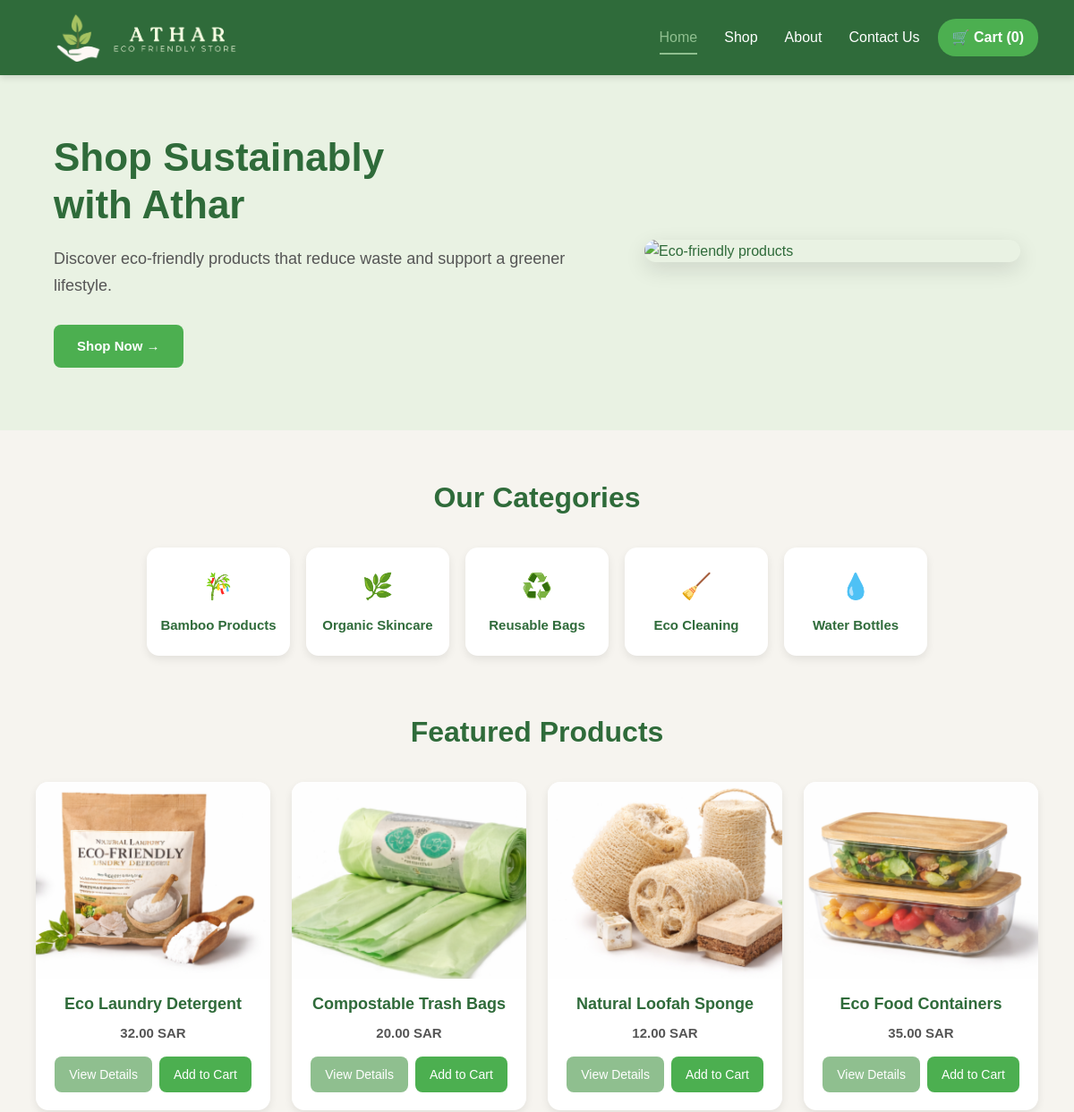
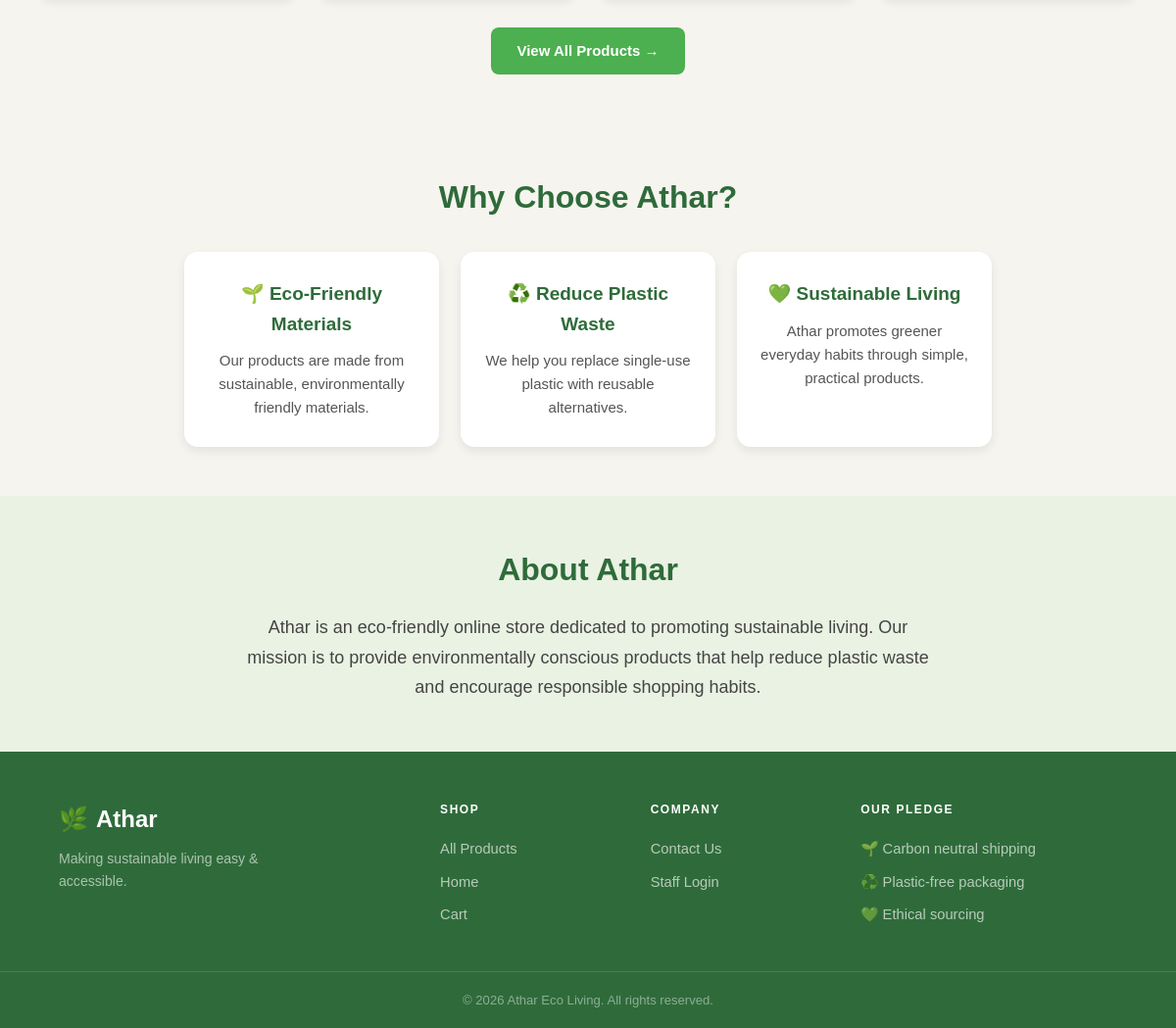
The app's page /home.php with its own data (2 pictures, top to bottom).
### tables this page shows
CREATE TABLE products (
    id INT AUTO_INCREMENT PRIMARY KEY,
    name VARCHAR(100) NOT NULL,
    description TEXT NOT NULL,
    picture VARCHAR(255) NOT NULL,
    stock INT NOT NULL,
    price DECIMAL(10,2) NOT NULL,
    category VARCHAR(100),
    features TEXT,
    short_description VARCHAR(255)
);

### home.php (the view, shortened to what this page needs)
<?php
require_once 'includes/db.php';
require_once 'includes/header.php';
$featuredResult = $conn->query("SELECT * FROM products ORDER BY id DESC LIMIT 4");
?>
<main id="main-content">
<section class="hero" style="display:flex;justify-content:space-between;align-items:center;gap:30px;flex-wrap:wrap;background:#E9F2E3;padding:70px 60px;">
  <div class="hero-text" style="flex:1;min-width:280px;">
    <h1 style="font-size:44px;margin-bottom:18px;color:#2F6B3A;line-height:1.2;">Shop Sustainably<br>with Athar</h1>
    <p style="font-size:18px;margin-bottom:28px;color:#555;line-height:1.7;">Discover eco-friendly products that reduce waste and support a greener lifestyle.</p>
    <a href="products.php" class="btn">Shop Now →</a>
  </div>
  <img src="images/eco_products.jpg" alt="Eco-friendly products" style="width:420px;max-width:100%;border-radius:16px;object-fit:cover;box-shadow:0 8px 24px rgba(0,0,0,.12);">
</section>
<section style="padding:50px 40px;">
  <h2 style="text-align:center;font-size:32px;margin-bottom:30px;color:#2F6B3A;font-weight:700;">Our Categories</h2>
  <div style="display:flex;justify-content:center;gap:18px;flex-wrap:wrap;">
    <a href="products.php?category=Bamboo+Products" style="background:white;width:160px;padding:22px 12px;text-align:center;border-radius:14px;box-shadow:0 4px 10px rgba(0,0,0,.08);font-size:15px;font-weight:700;color:#2F6B3A;display:block;transition:0.3s;" onmouseover="this.style.background='#E9F2E3'" onmouseout="this.style.background='white'"><div style="font-size:28px;margin-bottom:8px;">🎋</div>Bamboo Products</a>
    <a href="products.php?category=Organic+Skincare" style="background:white;width:160px;padding:22px 12px;text-align:center;border-radius:14px;box-shadow:0 4px 10px rgba(0,0,0,.08);font-size:15px;font-weight:700;color:#2F6B3A;display:block;transition:0.3s;" onmouseover="this.style.background='#E9F2E3'" onmouseout="this.style.background='white'"><div style="font-size:28px;margin-bottom:8px;">🌿</div>Organic Skincare</a>
    <a href="products.php?category=Reusable+Bags"    style="background:white;width:160px;padding:22px 12px;text-align:center;border-radius:14px;box-shadow:0 4px 10px rgba(0,0,0,.08);font-size:15px;font-weight:700;color:#2F6B3A;display:block;transition:0.3s;" onmouseover="this.style.background='#E9F2E3'" onmouseout="this.style.background='white'"><div style="font-size:28px;margin-bottom:8px;">♻️</div>Reusable Bags</a>
    <a href="products.php?category=Eco+Cleaning"    style="background:white;width:160px;padding:22px 12px;text-align:center;border-radius:14px;box-shadow:0 4px 10px rgba(0,0,0,.08);font-size:15px;font-weight:700;color:#2F6B3A;display:block;transition:0.3s;" onmouseover="this.style.background='#E9F2E3'" onmouseout="this.style.background='white'"><div style="font-size:28px;margin-bottom:8px;">🧹</div>Eco Cleaning</a>
    <a href="products.php?category=Water+Bottles"   style="background:white;width:160px;padding:22px 12px;text-align:center;border-radius:14px;box-shadow:0 4px 10px rgba(0,0,0,.08);font-size:15px;font-weight:700;color:#2F6B3A;display:block;transition:0.3s;" onmouseover="this.style.background='#E9F2E3'" onmouseout="this.style.background='white'"><div style="font-size:28px;margin-bottom:8px;">💧</div>Water Bottles</a>
  </div>
</section>
<section style="padding:10px 40px 30px;">
  <h2 style="text-align:center;font-size:32px;margin-bottom:30px;color:#2F6B3A;font-weight:700;">Featured Products</h2>
  <div style="display:grid;grid-template-columns:repeat(auto-fit,minmax(240px,1fr));gap:24px;">
    <?php
    while ($product = $featuredResult->fetch_assoc()) :
    ?>
    <div style="background:white;border-radius:14px;overflow:hidden;box-shadow:0 4px 10px rgba(0,0,0,.08);text-align:center;padding-bottom:20px;transition:0.3s;">
      <img src="images/<?= htmlspecialchars($product['picture']) ?>" alt="<?= htmlspecialchars($product['name']) ?>" style="width:100%;height:220px;object-fit:cover;">
      <h3 style="margin:14px 12px 6px;font-size:18px;color:#2F6B3A;"><?= htmlspecialchars($product['name']) ?></h3>
      <p style="color:#555;margin-bottom:14px;font-size:15px;font-weight:600;"><?= number_format($product['price'], 2) ?> SAR</p>
      <div style="display:flex;justify-content:center;gap:8px;flex-wrap:wrap;padding:0 12px;">
        <a href="product_details.php?id=<?= $product['id'] ?>" style="background:#8FBF8F;color:white;padding:9px 16px;border-radius:8px;font-size:14px;text-decoration:none;">View Details</a>
        <a href="cart.php?action=add&id=<?= $product['id'] ?>" style="background:#4CAF50;color:white;padding:9px 16px;border-radius:8px;font-size:14px;text-decoration:none;">Add to Cart</a>
      </div>
    </div>
    <?php endwhile; ?>
  </div>
</section>
<div style="text-align:center;padding:0 40px 50px;">
  <a href="products.php" class="btn">View All Products →</a>
</div>
<section style="padding:50px 40px;">
  <h2 style="text-align:center;font-size:32px;margin-bottom:30px;color:#2F6B3A;font-weight:700;">Why Choose Athar?</h2>
  <div style="display:flex;justify-content:center;gap:22px;flex-wrap:wrap;">
    <div style="background:white;width:260px;padding:28px 22px;text-align:center;border-radius:14px;box-shadow:0 4px 10px rgba(0,0,0,.08);">
      <h3 style="margin-bottom:10px;font-size:19px;color:#2F6B3A;">🌱 Eco-Friendly Materials</h3>
      <p style="color:#555;line-height:1.6;font-size:15px;">Our products are made from sustainable, environmentally friendly materials.</p>
    </div>
    <div style="background:white;width:260px;padding:28px 22px;text-align:center;border-radius:14px;box-shadow:0 4px 10px rgba(0,0,0,.08);">
      <h3 style="margin-bottom:10px;font-size:19px;color:#2F6B3A;">♻️ Reduce Plastic Waste</h3>
      <p style="color:#555;line-height:1.6;font-size:15px;">We help you replace single-use plastic with reusable alternatives.</p>
    </div>
    <div style="background:white;width:260px;padding:28px 22px;text-align:center;border-radius:14px;box-shadow:0 4px 10px rgba(0,0,0,.08);">
      <h3 style="margin-bottom:10px;font-size:19px;color:#2F6B3A;">💚 Sustainable Living</h3>
      <p style="color:#555;line-height:1.6;font-size:15px;">Athar promotes greener everyday habits through simple, practical products.</p>
    </div>
  </div>
</section>
<section id="about" style="background:#E9F2E3;text-align:center;padding:50px 40px;">
  <h2 style="font-size:32px;margin-bottom:18px;color:#2F6B3A;">About Athar</h2>
  <p style="max-width:700px;margin:auto;font-size:18px;color:#444;line-height:1.7;">
    Athar is an eco-friendly online store dedicated to promoting sustainable living. Our mission is to provide environmentally conscious products that help reduce plastic waste and encourage responsible shopping habits.
  </p>
</section>
</main>
<?php require_once 'includes/footer.php'; ?>

### includes/header.php (style rules this page uses)
*,*::before,*::after { margin:0;padding:0;box-sizing:border-box;font-family:Arial,sans-serif; }
html { scroll-behavior:smooth; }
body { background:#F6F4EF;color:#2F6B3A;padding-top:80px;line-height:1.6;min-height:100vh;display:flex;flex-direction:column; }
a { text-decoration:none;transition:0.3s; }
img { max-width:100%;display:block; }
main { flex:1; }
.btn { display:inline-block;background:#4CAF50;color:white;padding:12px 26px;border-radius:8px;font-size:15px;font-weight:600;transition:0.3s;border:none;cursor:pointer;text-decoration:none; }

### records on screen
products: picture (picture), name "Eco Laundry Detergent", price "32.00"
products: picture (picture), name "Compostable Trash Bags", price "20.00"
products: picture (picture), name "Natural Loofah Sponge", price "12.00"
products: picture (picture), name "Eco Food Containers", price "35.00"

### other values on screen
$cartCount "0"
